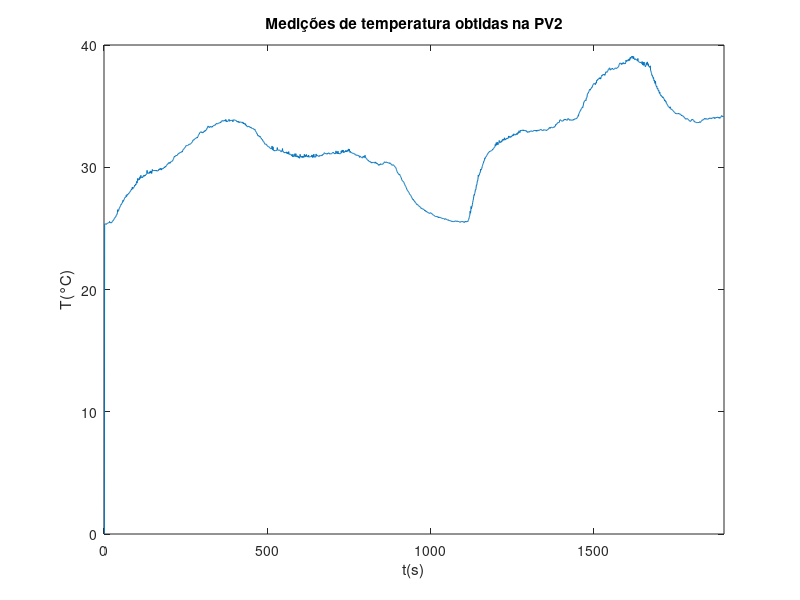

This chart was generated by the following MATLAB code: (Note: this script raises an error after producing the figure.)
%% Dados obtidos
dobtidos = load('exp18092023174722.mat');
plot(dobtidos.pv2(1:end-1));
title('Medições de temperatura obtidas na PV2');
xlim([0, 1900]);
xlabel('t(s)');
ylabel('T(°C)');

%% Aquecimento da Malha 1
pv1_aq = dobtidos.pv1(173:434);
mv1_aq = dobtidos.mv1(173:434);
t = 0:1:length(mv1_aq)-1;

% Função de transferência entre a MV1 e PV1 no aquecimento
[K11_aq, T11_aq, L11_aq] = parametrosFOPTD(pv1_aq - pv1_aq(1), mv1_aq(1) - 20, t(end) - t(end-1));
G11_aq = tf(K11_aq, [T11_aq 1], 'iodelay', L11_aq);
t = 0:1:length(pv1_aq)-1;
Sis_id = lsim(G11_aq, mv1_aq - 20, t);

figure(1);
plot(t,pv1_aq-pv1_aq(1), t, Sis_id);
title('MV1 e PV1 no aquecimento');

% Função de transferência entre a MV1 e PV2 no aquecimento
pv2_aq = dobtidos.pv2(173:434);

[K21_aq, T21_aq, L21_aq] = parametrosFOPTD(pv2_aq - pv2_aq(1), mv1_aq(1) - 20, t(end) - t(end-1));
G21_aq = tf(K21_aq, [T21_aq 1], 'iodelay', L21_aq);
t = 0:1:length(pv2_aq)-1;
Sis_id = lsim(G21_aq, mv1_aq - 20, t);

figure(2);
plot(t,pv2_aq-pv2_aq(1), t, Sis_id);
title('MV1 e PV2 no aquecimento');

%% Resfriamento da Malha 1

pv1_resf = dobtidos.pv1(434:875);
mv1_resf = dobtidos.mv1(434:875);

% Função de transferência entre a MV1 e PV1 no resfriamento
[K11_resf, T11_resf, L11_resf] = parametrosFOPTD(pv1_resf - pv1_resf(1),-10, t(end) - t(end-1));
G11_resf = tf(K11_resf, [T11_resf 1], 'iodelay', L11_resf);
t = 0:1:length(pv1_resf)-1;
Sis_id = lsim(G11_resf, -10*ones(size(t)), t);

figure(3);
plot(t,pv1_resf - pv1_resf(1), t, Sis_id);
title('MV1 e PV1 no resfriamento');

% Função de transferência entre a MV1 e PV2 no resfriamento
pv2_resf = dobtidos.pv2(434:875);

[K21_resf, T21_resf, L21_resf] = parametrosFOPTD(pv2_resf - pv2_resf(1), -10, t(end) - t(end-1));
G21_resf = tf(K21_resf, [T21_resf 1], 'iodelay', L21_resf);
t = 0:1:length(pv2_resf)-1;
Sis_id = lsim(G21_resf, -10*ones(size(t)), t);

figure(4);
plot(t,pv2_resf - pv2_resf(1), t, Sis_id);
title('MV1 e PV2 no resfriamento');

%% Aquecimento da Malha 2

pv1_aq = dobtidos.pv1(1445:1658);
mv2_aq = dobtidos.mv2(1445:1658);
t = 1:1:length(dobtidos.pv1(1:end-1));

% Função de transferência entre a MV2 e PV1 no aquecimento
[K12_aq, T12_aq, L12_aq] = parametrosFOPTD(pv1_aq - pv1_aq(1), mv2_aq(1), t(end) - t(end-1));
G12_aq = tf(K12_aq, [T12_aq 1], 'iodelay', L12_aq);
t = 0:1:length(pv1_aq)-1;
Sis_id = lsim(G12_aq, mv2_aq, t);

figure(5);
plot(t,pv1_aq-pv1_aq(1), t, Sis_id);
title('MV2 e PV1 no aquecimento');

% Função de transferência entre a MV2 e PV2 no aquecimento
pv2_aq = dobtidos.pv2(1445:1658);

[K22_aq, T22_aq, L22_aq] = parametrosFOPTD(pv2_aq - pv2_aq(1), mv2_aq(1), t(end) - t(end-1));
G22_aq = tf(K22_aq, [T22_aq 1], 'iodelay', L22_aq);
t = 0:1:length(pv2_aq)-1;
Sis_id = lsim(G22_aq, mv2_aq, t);

figure(6);
plot(t,pv2_aq-pv2_aq(1), t, Sis_id);
title('MV2 e PV2 no aquecimento');

%% Resfriamento da Malha 2

pv1_resf = dobtidos.pv1(1659:end);
mv2_resf = dobtidos.mv2(1659:end);

% Função de transferência entre a MV2 e PV1 no resfriamento
[K12_resf, T12_resf, L12_resf] = parametrosFOPTD(pv1_resf - pv1_resf(1),-10, t(end) - t(end-1));
G12_resf = tf(K12_resf, [T12_resf 1], 'iodelay', L12_resf);
t = 0:1:length(pv1_resf)-1;
Sis_id = lsim(G12_resf, -10*ones(size(t)), t);

figure(7);
plot(t,pv1_resf - pv1_resf(1), t, Sis_id);
title('MV2 e PV1 no resfriamento');

% Função de transferência entre a MV2 e PV2 no resfriamento
pv2_resf = dobtidos.pv2(1659:end);

[K22_resf, T22_resf, L22_resf] = parametrosFOPTD(pv2_resf - pv2_resf(1), -10, t(end) - t(end-1));
G22_resf = tf(K22_resf, [T22_resf 1], 'iodelay', L22_resf);
t = 0:1:length(pv2_resf)-1;
Sis_id = lsim(G22_resf, -10*ones(size(t)), t);

figure(8);
plot(t,pv2_resf - pv2_resf(1), t, Sis_id);
title('MV2 e PV2 no resfriamento');

%% Modelos médios

pv1 = [pv1_aq, pv1_resf + (pv1_aq(end)-pv1_resf(1))];

% Modelo médio entre a MV1 e PV1
K11_med = (K11_aq + K11_resf)/2;
T11_med = (T11_aq + T11_resf)/2;
L11_med = (L11_aq + L11_resf)/2;

G11_med = tf(K11_med, [T11_med 1], 'iodelay', L11_med);
t = 0:1:length(mv1_aq)-1;
Sis_id_aq = lsim(G11_med, mv1_aq - 20, t);
t = 0:1:length(pv1_resf)-1;
Sis_id_resf = lsim(G11_med, -10*ones(size(t)), t);

Sis_id = [Sis_id_aq', (Sis_id_resf-Sis_id_resf(end))'];
t = 0:1:length(pv1)-1;

figure(9);
plot(t(end-441:end),pv1(end-441:end)-pv1(1), t(end-441:end), Sis_id(end-441:end));
title('MV1 e PV1 modelo médio');

% Modelo médio entre a MV1 e PV2
K21_med = (K21_aq + K21_resf)/2;
T21_med = (T21_aq + T21_resf)/2;
L21_med = (L21_aq + L21_resf)/2;

G21_med = tf(K21_med, [T21_med 1], 'iodelay', L21_med);

% Modelo médio entre a MV2 e PV1
K12_med = (K12_aq + K12_resf)/2;
T12_med = (T12_aq + T12_resf)/2;
L12_med = (L12_aq + L12_resf)/2;

G12_med = tf(K12_med, [T12_med 1], 'iodelay', L12_med);

% Modelo médio entre a MV2 e PV2
K22_med = (K22_aq + K22_resf)/2;
T22_med = (T22_aq + T22_resf)/2;
L22_med = (L22_aq + L22_resf)/2;

G22_med = tf(K22_med, [T22_med 1], 'iodelay', L22_med);

% figure(9);
% plot(t,pv2-pv2(1), t, Sis_id);
% title('MV2 e PV2 modelo médio');

%% Projetando os controladores PI ulizando o método SIMC, com \tau_c = \theta
%% Com base nos parâmetros dos modelos médios de G11 e G22

% PI para o modelo médio de G11
Kp11 = T11_med/(2*K11_med*L11_med);
Ti11 = min(T11_med, 8*L11_med);

Cpi11 = pid(Kp11, Kp11/Ti11);
H11 =feedback(Cpi11*G11_med,1);
step(H11);
hold on;
stepinfo(H11);
t = 0:1:250;
Sis_id_resf = lsim(H11, -1*ones(size(t)), t);
plot(t+250, Sis_id_resf);

% PI para o modelo médio de G22
Kp22 = T22_med/(2*K22_med*L22_med);
Ti22 = min(T22_med, 8*L22_med);

Cpi22 = pid(Kp22, Kp22/Ti22);
H22 =feedback(Cpi22*G22_med,1);
step(H22);
hold on;
stepinfo(H22);

% Controle em malha fechada da PV1
load('exp18092023174722.mat')
plot(pv1(2:end)-pv1(2)); hold on; plot(sp1(2:end)-sp1(2));
xlim([0, 405]);
title('Controle em malha fechada da variável de processo 1');
legend('Temperatura de saída','Temperatura de referência', 'Location', 'best')
xlabel('t(s)');
ylabel('T(°C)');

% Controle em malha fechada da PV2
load('exp18092023174722.mat')
plot(pv2(440:end)-pv2(440)); hold on; plot(sp2(440:end)-sp2(440));
xlim([0, 518]);
title('Controle em malha fechada da variável de processo 2');
legend('Temperatura de saída','Temperatura de referência', 'Location', 'best')
xlabel('t(s)');
ylabel('T(°C)');


%% Otimização dos controlador PI da malha 1

s = tf('s');

% Criterios antes da otimização
MSb=norm(feedback(1,pade(G11_med)*Cpi11),inf)
MTb=norm(feedback(pade(G11_med)*Cpi11,1),inf)
Jvb=norm(feedback(pade(G11_med)/s,Cpi11),inf)
Jub=norm(feedback(Cpi11, pade(G11_med)),inf)

% Critérios de restrição
MS_max=1.6;
MT_max=1;
% Jv_max=inf;
Ju_max=100;
Ki11 = Kp11/Ti11;
% x = [Kp11, Kp11/Ti11, 0];
x = [5 0.1 0.2];

% Otimização dos parâmetro do controlador PI
options = optimset('Algorithm','active-set');
x=fmincon(@(x) objfun_J(x),x,[],[],[],[],...
[], [], @(x)confun(x,s,G11_med,MS_max,MT_max,Ju_max), options);

Kp = x(1); Ki = x(2); Kd = x(3);
Kpid1 = Kp + Ki/s + Kd*s/(1+0.01*s);
H = feedback(G11_med*Kpid1,1);

% Critérios após a otimização
MS=norm(feedback(1,pade(G11_med)*Kpid1),inf)
MT=norm(feedback(pade(G11_med)*Kpid1,1),inf)
Jv=norm(feedback(pade(G11_med)/s,Kpid1),inf)
Ju=norm(feedback(Kpid1, pade(G11_med)),inf)

t = 0:1:100;
y11 = step(H11, t);
e_abs11 = abs(1-y11);
IAE11 = sum(e_abs11)
step(H11, t);
title('Resposta ao degrau para a malha 1');
hold on;
y = step(H,t);
e_abs = abs(1-y);
IAE = sum(e_abs)
step(H,t);
legend('SIMC', 'Otimizado', 'Location','southeast');
Kp
Ti = Kp/Ki
Td = Kp/Kd

%% Otimização dos controlador PI da malha 2

s = tf('s');

% Criterios antes da otimização
MSb=norm(feedback(1,pade(G22_med*Cpi22)),inf)
MTb=norm(feedback(pade(G22_med)*Cpi22,1),inf)
Jvb=norm(feedback(pade(G22_med)/s,Cpi22),inf)
Jub=norm(feedback(Cpi22, pade(G22_med)),inf)

% Critérios de restrição
MS_max=1.6;
MT_max=1;
% Jv_max=inf;
Ju_max=100;
Ki22 = Kp22/Ti22;
% x = [Kp22, Ki22, 0];
x = [4, 0.1, 0.2];

% Otimização dos parâmetro do controlador PI
options = optimset('Algorithm','active-set');
x=fmincon(@(x) objfun_J(x),x,[],[],[],[],...
[], [], @(x)confun(x,s,G22_med,MS_max,MT_max,Ju_max), options);

Kp = x(1); Ki = x(2); Kd = x(3);
Kpid2 = Kp + Ki/s + Kd*s/(1+0.01*s);
H = feedback(G22_med*Kpid2,1);

% Critérios após a otimização
MS=norm(feedback(1,pade(G22_med)*Kpid2),inf)
MT=norm(feedback(pade(G22_med)*Kpid2,1),inf)
Jv=norm(feedback(pade(G22_med)/s,Kpid2),inf)
Ju=norm(feedback(Kpid2, pade(G22_med)),inf)

t = 0:1:150;
y22 = step(H22, t);
e_abs22 = abs(1-y22);
IAE22 = sum(e_abs22)
step(H22, t);
title('Resposta ao degrau para a malha 2');
hold on;
y = step(H,t);
e_abs = abs(1-y);
IAE = sum(e_abs)
step(H,t);
legend('SIMC', 'Otimizado', 'Location','southeast');
Kp
Ti = Kp/Ki
Td = Kp/Kd

%% Otimização com controle multivariável

G = [G11_med, G12_med; G21_med, G22_med];
C = [Cpi11, 0; 0, Cpi22];
I = eye(2);

% Criterios antes da otimização
MSb=norm(feedback(I,pade(G)*C),inf)
MTb=norm(feedback(pade(G)*C,I),inf)
Jvb=norm(feedback(pade(G)/s,C),inf)
Jub=norm(feedback(C, pade(G)),inf)

% Critérios de restrição
MS_max=1.6;
MT_max=1.3;
Ju_max=100;
% x1 = [Kp11, Ki11, 0, Kp22, Ki22, 0];
x1 = [3,1,0.2,5,1,0.3];

% Otimização do controlador por meio da fmincon
lb = [0,0,0,0,0,0];
ub = [10,10,5,10,10,5];
options = optimoptions('fmincon', 'display', 'iter');
x2=fmincon(@(x) objfun(x,s,G),x1,[],[],[],[],...
lb, ub, @(x)confun(x,s,G,MS_max,MT_max,Ju_max), options);

Kpid1 = x2(1) + x2(2)/s; + x2(3)*s/(1+0.01*s);
Kpid2 = x2(4) + x2(5)/s; + x2(6)*s/(1+0.01*s);
Kpid  = [Kpid1, 0; 0, Kpid2];

% Critérios após a otimização
MS=norm(feedback(I,pade(G)*Kpid),inf)
MT=norm(feedback(pade(G)*Kpid,I),inf)
Jv=norm(feedback(pade(G)/s,Kpid),inf)
Ju=norm(feedback(Kpid, pade(G)),inf)
